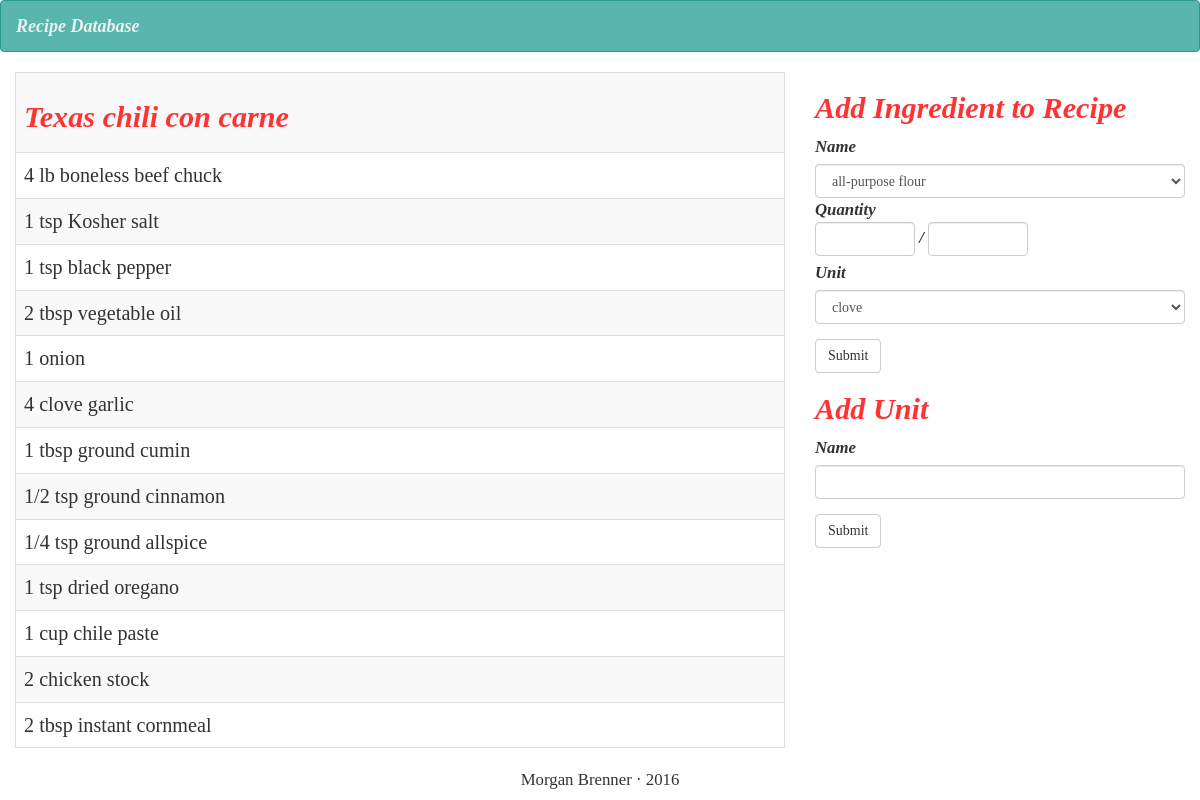
/site/recipe.php?id=2, run on the app's committed database.
### tables this page shows
CREATE TABLE `Recipes` (
	`recipe_id` int auto_increment primary key not null, 
	`category` int not null, 
	`source` int,
	`recipe_name` varchar(255) not null,
	FOREIGN KEY ( category ) REFERENCES RecipeCategories( category_id )
		on delete cascade on update cascade,
	FOREIGN KEY ( source ) REFERENCES RecipeSources( source_id )
		on delete cascade on update cascade
);

CREATE TABLE `RecipeIngredients` (
	`recipe` int not null, 
	`ingredient` int not null,
	`quantity_num` int not null,
	`quantity_denom` int not null default 1,
	`unit` int,
	FOREIGN KEY ( recipe ) REFERENCES Recipes( recipe_id )
		on delete cascade on update cascade,
	FOREIGN KEY ( ingredient ) REFERENCES Ingredients( ingredient_id ) 
		on delete cascade on update cascade,
	FOREIGN KEY ( unit ) REFERENCES Units( unit_id ),
	PRIMARY KEY (recipe, ingredient)
);

CREATE TABLE `Ingredients` (
	`ingredient_id` int auto_increment primary key not null,
	`ingredient_name` varchar(255) not null
);

### site/recipe.php (the view, shortened to what this page needs)
<?php
$mysqli = new mysqli($host, $username, $password, $database);
?>
<!doctype html>
<html class="no-js" lang="">
    <head>
		<link rel="stylesheet" href="https://maxcdn.bootstrapcdn.com/bootstrap/3.3.6/css/bootstrap.min.css">
        <link rel="stylesheet" href="css/normalize.css">
        <link rel="stylesheet" href="css/main.css">
    </head>
    <body>
		<nav class="navbar navbar-default">
			<div class="container-fluid">
				<div class="navbar-header">
					<a class="navbar-brand" href="index.php">Recipe Database</a>
				</div>
			</div>
		</nav>
		<div class="container-fluid">
			<div class="row">
				<div class="col-md-8" id="recipes">
					<form>
						<table class="table table-striped table-bordered">
						<?php
							if(!($stmt = $mysqli->prepare("select Recipes.recipe_name from Recipes where Recipes.recipe_id = ?"))){
								echo "Prepare failed: "  . $stmt->errno . " " . $stmt->error;
							}
							if(!($stmt->bind_param("i",$_GET['id']))){
								echo "Bind failed: "  . $stmt->errno . " " . $stmt->error;
							}
							if(!$stmt->execute()){
								echo "Execute failed: "  . $mysqli->connect_errno . " " . $mysqli->connect_error;
							}
							if(!$stmt->bind_result($recipe)){
								echo "Bind failed: "  . $mysqli->connect_errno . " " . $mysqli->connect_error;
							}
							$stmt->fetch();
							echo "<tr>\n<th colspan='5'><h3>\n" . $recipe . "\n</h3></th>\n</tr>\n";
						?>
						<?php
							if(!($stmt = $mysqli->prepare("select Recipes.recipe_id, Recipes.recipe_name, Ingredients.ingredient_name, RecipeIngredients.quantity_num, RecipeIngredients.quantity_denom, ifnull(Units.unit_name, '') from Recipes inner join RecipeIngredients on Recipes.recipe_id = RecipeIngredients.recipe inner join Ingredients on RecipeIngredients.ingredient = Ingredients.ingredient_id left join Units on RecipeIngredients.unit = Units.unit_id where Recipes.recipe_id = ?"))){
							echo "Prepare failed: "  . $stmt->errno . " " . $stmt->error;
							}
							if(!($stmt->bind_param("i",$_GET['id']))){
								echo "Bind failed: "  . $stmt->errno . " " . $stmt->error;
							}
							if(!$stmt->execute()){
								echo "Execute failed: "  . $mysqli->connect_errno . " " . $mysqli->connect_error;
							}
							if(!$stmt->bind_result($rid, $recipe, $ingredient, $quant_num, $quant_denom, $unit)){
								echo "Bind failed: "  . $mysqli->connect_errno . " " . $mysqli->connect_error;
							}
							while($stmt->fetch()){
								if ($quant_denom > 1) {
									echo "<tr>\n<td>\n" . $quant_num . "/" . $quant_denom . " " . $unit . " " . $ingredient . "\n</td>\n";
								}
								else {
									echo "<tr>\n<td>\n" . $quant_num ." " . $unit . " " . $ingredient . "\n</td>\n";
								}
								echo "</tr>";
							}
						?>
						</table>
					</form>
				</div>
				<div class="col-md-4" id="recipe-forms">
					<form name="add-to-recipe" id="add-to-recipe" method="post" action="add-recipe-ing.php">
							<div class="form-group">
								<h3>Add Ingredient to Recipe</h3>
								<?php
									if(!($stmt = $mysqli->prepare("select Recipes.recipe_id from Recipes where Recipes.recipe_id = ?"))){
										echo "Prepare failed: "  . $stmt->errno . " " . $stmt->error;
									}
									$stmt->fetch();
								?>
								<label for="category">Name</label>
								<select name="name" id="name" class="form-control">
								<?php
								if(!($stmt = $mysqli->prepare("SELECT ingredient_id, ingredient_name FROM Ingredients order by ingredient_name asc"))){
									echo "Prepare failed: "  . $stmt->errno . " " . $stmt->error;
								}
								if(!$stmt->execute()){
									echo "Execute failed: "  . $mysqli->connect_errno . " " . $mysqli->connect_error;
								}
								if(!$stmt->bind_result($id, $name)){
									echo "Bind failed: "  . $mysqli->connect_errno . " " . $mysqli->connect_error;
								}
								while($stmt->fetch()){
									echo '<option value=" '. $id . ' "> ' . $name . '</option>\n';
								}
								?>
								</select>
								<label class="form-check-inline">Quantity
									<input type="number" class="form-control" id="num" name="num" min="1">
								</label>
								<label class="form-check-inline">/</label>
								<label class="form-check-inline">
									<input type="number" class="form-control" id="denom" name="denom" min="1">
								</label><br/>
								<label class="form-check">Unit</label>
								<select name="unit" id="unit" class="form-control">
								<?php
								if(!($stmt = $mysqli->prepare("SELECT unit_id, unit_name FROM Units order by unit_name asc"))){
									echo "Prepare failed: "  . $stmt->errno . " " . $stmt->error;
								}
								if(!$stmt->execute()){
									echo "Execute failed: "  . $mysqli->connect_errno . " " . $mysqli->connect_error;
								}
								if(!$stmt->bind_result($id, $name)){
									echo "Bind failed: "  . $mysqli->connect_errno . " " . $mysqli->connect_error;
								}
								while($stmt->fetch()){
									echo '<option value=" '. $id . ' "> ' . $name . '</option>\n';
								}
								?>
								</select>
							</div>
							<p><input class="btn btn-default" type="submit" id="add-to-recipe-button"/></p>
					</form>
					<form name="add-unit" id="add-unit" method="post" action="add-unit.php">
						<div class="form-group">
							<h3>Add Unit</h3>
							<label for="new_unit">Name</label>
							<input type="text" class="form-control" id="new_unit" name="name">
						</div>
						<p><input class="btn btn-default" type="submit" id="add-unit-button"/></p>
					</form>
			</div>
			</div>
		</div>
		<div class="container">
			<div class="row">
				<div class="text-center col-md-6 col-md-offset-3">
					<p>Morgan Brenner &middot 2016</p>
				</div>
			</div>
		</div>
    </body>
</html>

### site/css/main.css (style rules this page uses)
h1, h3 { font-family: "utopia-std-display"; font-weight: 700; font-style: italic; color: #ff3333; font-size: 1.8em; }
.navbar-brand, label, h4 { font-family: "utopia-std-display"; font-weight: 700; font-style: italic; }
p, td, li, form { font-family: "freight-sans-pro"; font-size: 1.2em; }
#num, #denom { width: 100px; }
#unit { with: 150px; }
.navbar-default { background-color: #59b6ae; border-color: #2a9a90; }
.navbar-default .navbar-brand { color: #ecf0f1; }
html { color: #222; font-size: 1em; line-height: 1.4; }

### data on the page
recipes: recipe_name "Texas chili con carne"
recipeingredients: quantity_num "4", unit "lb", ingredient.ingredient_name "boneless beef chuck"
recipeingredients: quantity_num "1", unit "tsp", ingredient.ingredient_name "Kosher salt"
recipeingredients: quantity_num "1", unit "tsp", ingredient.ingredient_name "black pepper"
recipeingredients: quantity_num "2", unit "tbsp", ingredient.ingredient_name "vegetable oil"
recipeingredients: quantity_num "1", ingredient.ingredient_name "onion"
recipeingredients: quantity_num "4", unit "clove", ingredient.ingredient_name "garlic"
recipeingredients: quantity_num "1", unit "tbsp", ingredient.ingredient_name "ground cumin"
recipeingredients: quantity_num "1", quantity_denom "2", unit "tsp", ingredient.ingredient_name "ground cinnamon"
recipeingredients: quantity_num "1", quantity_denom "4", unit "tsp", ingredient.ingredient_name "ground allspice"
recipeingredients: quantity_num "1", unit "tsp", ingredient.ingredient_name "dried oregano"
recipeingredients: quantity_num "1", unit "cup", ingredient.ingredient_name "chile paste"
recipeingredients: quantity_num "2", ingredient.ingredient_name "chicken stock"
recipeingredients: quantity_num "2", unit "tbsp", ingredient.ingredient_name "instant cornmeal"

### other printed values
form field name "all-purpose flour"
form field unit "clove"
